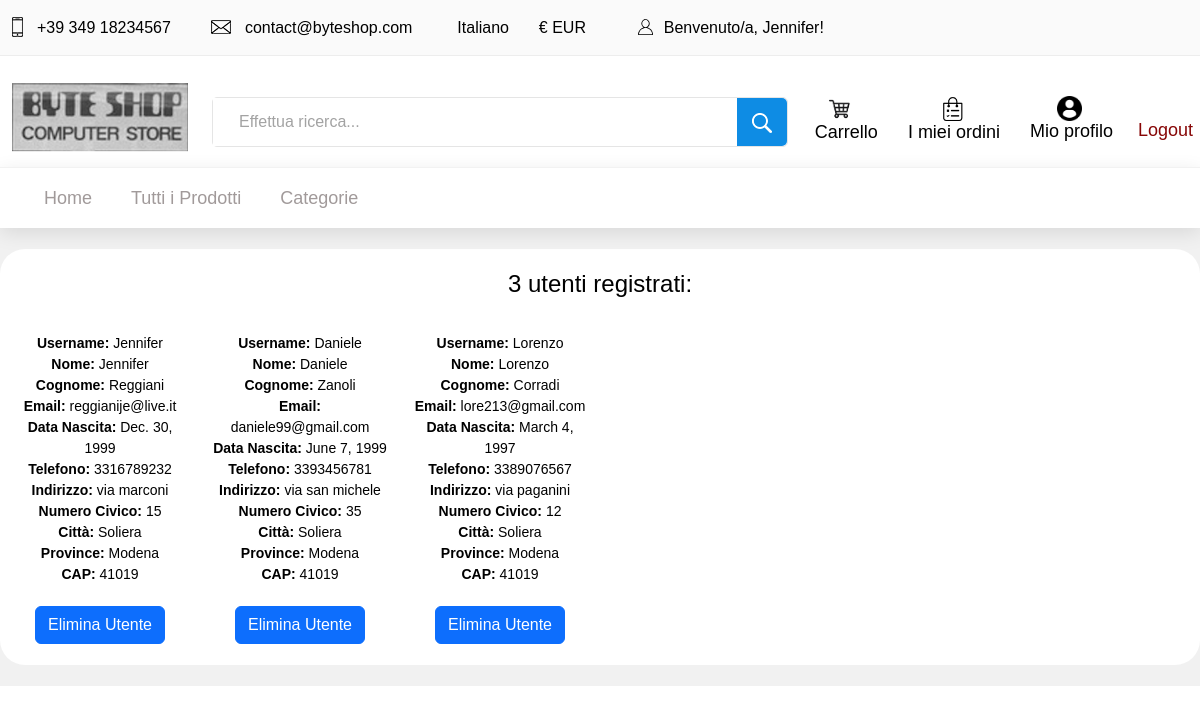
Page /authentication/users (signed in) on the committed database.
### authentication/models.py (models this page shows)
class Client (models.Model):
    user = models.OneToOneField(User, on_delete=models.CASCADE)
    profile_image = models.ImageField(blank=True, null=True, default="unknown.jpeg")
    telephone = models.CharField( max_length=15)
    address= models.CharField(max_length=30)
    house_number= models.IntegerField(default=1)
    city= models.CharField(max_length=40)
    province= models.CharField(max_length=40)
    cap= models.IntegerField(default=11111)
    birth_date= models.DateField(null=True, blank=True)

### authentication/views.py (the view)
# urls.py: path('users',views.users,name="users"),
@login_required
def users(request):
    templ="authentication/users.html"
    clients=Client.objects.all()
    ctx={"listaclients":clients}
    return render(request,template_name=templ,context=ctx)

### authentication/templates/authentication/users.html (shortened to what this page needs)
{% extends 'base.html' %}
{% block head %}
{% load static %}
<link rel="stylesheet" type="text/css" href="{% static '/css/style.css' %}">
{% endblock %}
{% block content %}
{% include "header.html" %}
<center>
    <br>
    {% if listaclients.count > 0 %}
        <div class="container-fluid" style="background-color:white;border-radius:25px;">
            <br>
            <div class="row">
                {% if listaclients.count == 1 %}
                    <h3>  Un solo utente registrato:  </h3>
                    <br> <br>
                {% else %}
                    <h3> {{listaclients.count}} utenti registrati: </h3>
                    <br> <br>
                {% endif %}
                {% for l in listaclients %}
                    <div class="col-2">
                        <br>
                        <label for="username"> <b> Username: </b> {{l.user.username}} <br>
                        <label for="name"> <b> Nome: </b> {{l.user.first_name}} <br>
                        <label for="surname"> <b> Cognome: </b> {{l.user.last_name}} <br>
                        <label for="email"> <b> Email: </b> {{l.user.email}} <br>
                        <label for="birth_date"> <b> Data Nascita: </b> {{l.birth_date}} <br>
                        <label for="telephone"> <b> Telefono: </b> {{l.telephone}} <br>
                        <label for="address"> <b> Indirizzo: </b> {{l.address}} <br>
                        <label for="house_number"> <b> Numero Civico: </b> {{l.house_number}} <br>
                        <label for="city"> <b> Città: </b> {{l.city}} <br>
                        <label for="province"> <b> Province: </b> {{l.province}} <br>
                        <label for="cap"> <b> CAP: </b> {{l.cap}} <br>
                        <br>
                        <a class="btn btn-primary" onclick="return confirm('Sei sicuro di voler eliminare questo utente?')" href="delete_user/{{l.id}}" role="button">Elimina Utente</a>
                        <br> <br>
                    </div>
                {% endfor %}
            </div>
        </div>
        <br>
    {% else %}
        <h4> <b>Non sono presenti utenti registrati </b> </h4> <br> <br>
    {% endif %}
</center>
{% endblock %}

### templates/header.html (shortened to what this page needs)
<header class="header">
    <div class="top_bar">
        <div class="container">
            <div class="row">
                <div class="col d-flex flex-row">
                    <div class="top_bar_contact_item"><div class="top_bar_icon"><img src="../../static/img/phone.png" class="img-fluid"></div>+39 349 18234567</div>
                    <div class="top_bar_contact_item"><div class="top_bar_icon"><img src="../../static/img/mail.png"  class="img-fluid"></div>contact@byteshop.com</div>
                    <div class="top_bar_content ml-auto">
                        <div class="top_bar_menu">
                            <ul class="standard_dropdown top_bar_dropdown">
                                <li>
                                    <a> Italiano  </a>
                                </li>
                                <li>
                                    <a> € EUR </a>
                                </li>
                            </ul>
                        </div>
                        {% if user.is_authenticated %}
                        <div class="top_bar_user">
                            <div class="user_icon"><img src="../../static/img/user.svg"  class="img-fluid"></div>
                            <a>Benvenuto/a, {{user.username}}! </a>
                        </div>
                        {% else%}
                        <div class="top_bar_user">
                            <div class="user_icon"><img src="../../static/img/user.svg"  class="img-fluid"></div>
                            <div><a href="../../authentication/client/signup">Registrati</a></div>
                            <div><a href="../../authentication/client/signin">Login</a></div>
                        </div>
                        {%endif%}
                    </div>
                </div>
            </div>
        </div>
    </div>
    <div class="header_main">
        <div class="container">
            <br>
            <div class="row">
                <div class="col-lg-2 col-sm-3 col-3 order-1">
                    <div class="logo_container">
                        <div class="logo"> <a href="../../ "> <img src="../../static/img/byte_shop_logo.png" class="img-fluid" alt="logo"> </a> </div>
                    </div>
                </div>
                <div class="col-lg-6 col-12 order-lg-2 order-3 text-lg-left text-right">
                    <div class="header_search">
                        <div class="header_search_content">
                            <div class="header_search_form_container">
                                <form method="GET" action="{% url 'products:search' %}" class="header_search_form clearfix" >
                                    {% if not user.is_staff %}
                                        <input type="search" name="search" required="required" class="header_search_input" placeholder="Effettua ricerca...">
                                        <button type="submit" class="header_search_button trans_300" value="Submit"><img src="../../static/img/search.png" class="img-fluid" ></button>
                                    {% endif %}
                                </form>
                            </div>
                        </div>
                    </div>
                </div>
                {% if user.is_authenticated %}
                <div class="col-lg-4 col-9 order-lg-3 order-4 text-lg-left text-right">
                    <div class="orders_cart_profile d-flex flex-row align-items-center justify-content-end">
                        <div class="orders d-flex flex-row align-items-center justify-content-end">
                            {% if not user.is_staff %}
                            <div class="cart_content">
                                <div class="cart_icon">
                                    <img src="../../static/img/shop_cart.jpg"height="30" width="30"  alt="">
                                </div>
                                <div class="cart_text">
                                    <a href="../../cart/carrello">Carrello</a>
                                </div>
                            </div>
                            <div class="orders_content">
                                <div class="orders_icon">
                                    <img src="../../static/img/orders_icon.png" height="30" width="25" alt="">
                                </div>
                                <div class="orders_text">
                                    <a href="../../orders/my_orders">I miei ordini</a>
                                </div>
                            </div>
                            {% endif %}
                            <div class="profile_content">
                                <div class="profile_icon">
                                    <img src="../../static/img/icona_profilo.png" height="25" width="25" alt="">
                                </div>
                                    <div class="profile_text">
                                        <a href="../../authentication/profile"> Mio profilo</a>
                                    </div>
                            </div>
                            {% if user.is_authenticated %}
                            <div class="logout-content">
                                <div class="logout_text">
                                    <a href="../../authentication/signout"> Logout </a>
                                </div>
                            </div>
                            {% endif%}
                        </div>
                    </div>
                </div>
                {% endif%}
            </div>
        </div>
    </div>
    <nav class="main_nav">
        <div class="container">
            <div class="row">
                <div class="col">
                    <div class="main_nav_content d-flex flex-row">
                        <div class="main_nav_menu">
                            <ul class="standard_dropdown main_nav_dropdown">
                                <li><a href="../../ ">Home</a></li>
                                {% if user.is_authenticated and user.is_staff%}
                                    <li> <a href="../../products/allproducts">Prodotti inseriti<i class="fas fa-chevron-down"> </i> </a>  </li>
                                {% else %}
                                    <li> <a href="../../products/allproducts"> Tutti i Prodotti </a>  </li>
                                {% endif %}
                                {% if user.is_authenticated and user.is_staff%}
                                <li class="hassubs">
                                        <a href="#">Aggiungi Prodotto<i class="fas fa-chevron-down"></i></a>
                                        <ul>
                                            <li>
                                                <a href="../../products/add_product/computer">Computer<i class="fas fa-chevron-down computer"></i></a>
                                            </li>
                                            <li>
                                                <a href="../../products/add_product/smartphone">Smartphone<i class="fas fa-chevron-down smartphone"></i></a>
                                            </li>
                                            <li>
                                                <a href="../../products/add_product/televisore">Televisore<i class="fas fa-chevron-down computer"></i></a>
                                            </li>
                                            <li>
                                                <a href="../../products/add_product/cover">Cover<i class="fas fa-chevron-down computer"></i></a>
                                            </li>
                                            <li>
                                                <a href="../../products/add_product/cuffie">Cuffie<i class="fas fa-chevron-down computer"></i></a>
                                            </li>
                                        </ul>
                                </li>
                                <li class="hassubs">
                                    <a href="../../orders/my_orders">Ordini Prodotti<i class="fas fa-chevron-down"></i></a>
                                </li>
                                <li class="hassubs">
                                    <a href="../../authentication/users">Gestisci Utenti<i class="fas fa-chevron-down"></i></a>
                                </li>
                                {% else %}
                                <li class="hassubs">
                                        <a href="#">Categorie</a>
                                </li>
                                {% endif %}
                            </ul>
                        </div>
                    </div>
                </div>
            </div>
        </div>
    </nav>
</header>

### rows in the picture
Client: user.username "Jennifer", user.first_name "Jennifer", user.last_name "Reggiani", user.email "reggianije@live.it", birth_date "Dec. 30, 1999", telephone "3316789232", address "via marconi", house_number "15", city "Soliera", province "Modena", cap "41019"
Client: user.username "Daniele", user.first_name "Daniele", user.last_name "Zanoli", user.email "daniele99@gmail.com", birth_date "June 7, 1999", telephone "3393456781", address "via san michele", house_number "35", city "Soliera", province "Modena", cap "41019"
Client: user.username "Lorenzo", user.first_name "Lorenzo", user.last_name "Corradi", user.email "lore213@gmail.com", birth_date "March 4, 1997", telephone "3389076567", address "via paganini", house_number "12", city "Soliera", province "Modena", cap "41019"

### other values in the picture
{{ user.username }} "Jennifer"
{{ listaclients.count }} "3"
